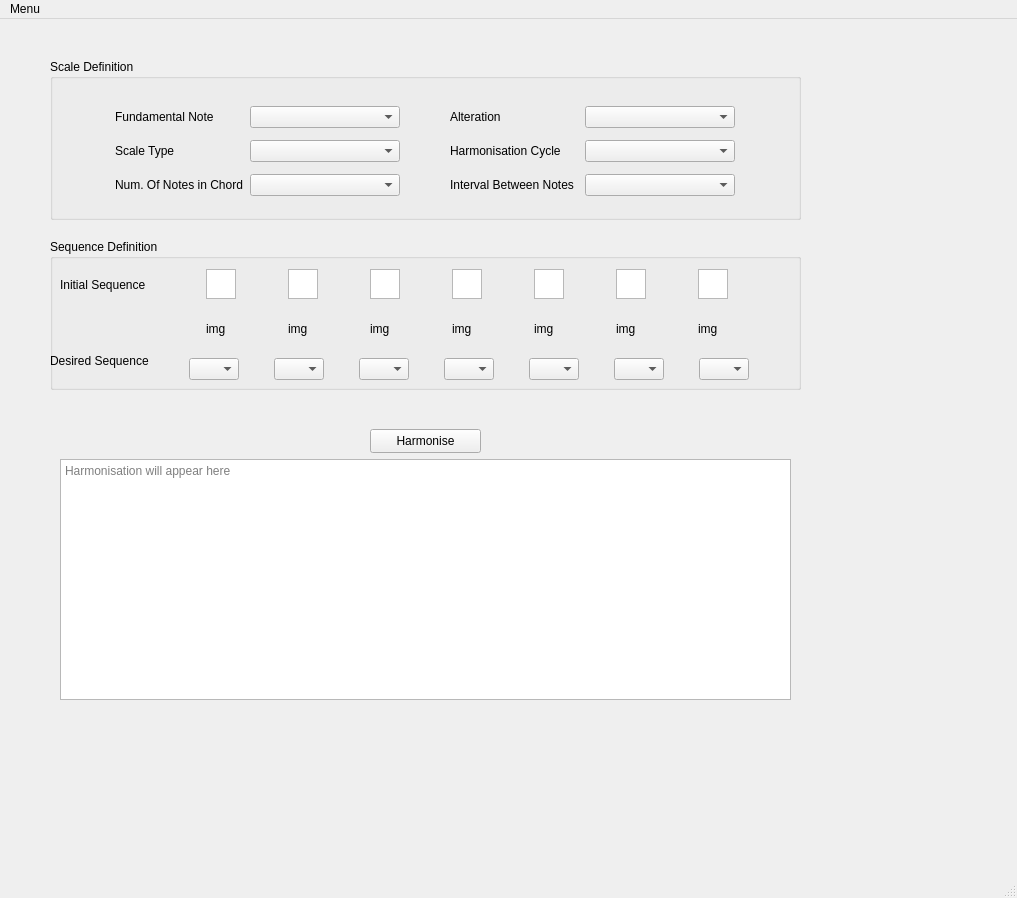
<?xml version="1.0" encoding="UTF-8"?>
<ui version="4.0">
 <class>MainWindow</class>
 <widget class="QMainWindow" name="MainWindow">
  <property name="geometry">
   <rect>
    <x>0</x>
    <y>0</y>
    <width>1017</width>
    <height>898</height>
   </rect>
  </property>
  <property name="windowTitle">
   <string>MainWindow</string>
  </property>
  <widget class="QWidget" name="centralwidget">
   <widget class="QPushButton" name="pushButton">
    <property name="geometry">
     <rect>
      <x>370</x>
      <y>410</y>
      <width>111</width>
      <height>24</height>
     </rect>
    </property>
    <property name="text">
     <string>Harmonise</string>
    </property>
   </widget>
   <widget class="QTextEdit" name="textEdit">
    <property name="geometry">
     <rect>
      <x>60</x>
      <y>440</y>
      <width>731</width>
      <height>241</height>
     </rect>
    </property>
    <property name="readOnly">
     <bool>true</bool>
    </property>
    <property name="placeholderText">
     <string>Harmonisation will appear here</string>
    </property>
   </widget>
   <widget class="QGroupBox" name="groupBox">
    <property name="geometry">
     <rect>
      <x>50</x>
      <y>40</y>
      <width>751</width>
      <height>161</height>
     </rect>
    </property>
    <property name="title">
     <string>Scale Definition</string>
    </property>
    <widget class="QWidget" name="layoutWidget">
     <property name="geometry">
      <rect>
       <x>20</x>
       <y>40</y>
       <width>711</width>
       <height>105</height>
      </rect>
     </property>
     <layout class="QHBoxLayout" name="horizontalLayout_7" stretch="0,0">
      <property name="spacing">
       <number>5</number>
      </property>
      <property name="leftMargin">
       <number>0</number>
      </property>
      <item>
       <layout class="QVBoxLayout" name="verticalLayout">
        <item>
         <layout class="QHBoxLayout" name="horizontalLayout">
          <item>
           <widget class="QLabel" name="label">
            <property name="sizePolicy">
             <sizepolicy hsizetype="Preferred" vsizetype="Preferred">
              <horstretch>0</horstretch>
              <verstretch>0</verstretch>
             </sizepolicy>
            </property>
            <property name="minimumSize">
             <size>
              <width>130</width>
              <height>0</height>
             </size>
            </property>
            <property name="maximumSize">
             <size>
              <width>130</width>
              <height>16777215</height>
             </size>
            </property>
            <property name="baseSize">
             <size>
              <width>0</width>
              <height>0</height>
             </size>
            </property>
            <property name="text">
             <string>Fundamental Note</string>
            </property>
           </widget>
          </item>
          <item>
           <widget class="QComboBox" name="comboBox_fundamental">
            <property name="minimumSize">
             <size>
              <width>150</width>
              <height>0</height>
             </size>
            </property>
            <property name="maximumSize">
             <size>
              <width>150</width>
              <height>16777215</height>
             </size>
            </property>
            <property name="placeholderText">
             <string>Fundamental Note</string>
            </property>
           </widget>
          </item>
         </layout>
        </item>
        <item>
         <layout class="QHBoxLayout" name="horizontalLayout_2">
          <item>
           <widget class="QLabel" name="label_2">
            <property name="sizePolicy">
             <sizepolicy hsizetype="Preferred" vsizetype="Preferred">
              <horstretch>0</horstretch>
              <verstretch>0</verstretch>
             </sizepolicy>
            </property>
            <property name="minimumSize">
             <size>
              <width>130</width>
              <height>0</height>
             </size>
            </property>
            <property name="maximumSize">
             <size>
              <width>130</width>
              <height>16777215</height>
             </size>
            </property>
            <property name="baseSize">
             <size>
              <width>0</width>
              <height>0</height>
             </size>
            </property>
            <property name="text">
             <string>Scale Type</string>
            </property>
           </widget>
          </item>
          <item>
           <widget class="QComboBox" name="comboBox_scaleType">
            <property name="minimumSize">
             <size>
              <width>150</width>
              <height>0</height>
             </size>
            </property>
            <property name="maximumSize">
             <size>
              <width>150</width>
              <height>16777215</height>
             </size>
            </property>
            <property name="placeholderText">
             <string>Scale Type</string>
            </property>
           </widget>
          </item>
         </layout>
        </item>
        <item>
         <layout class="QHBoxLayout" name="horizontalLayout_3">
          <item>
           <widget class="QLabel" name="label_3">
            <property name="sizePolicy">
             <sizepolicy hsizetype="Preferred" vsizetype="Preferred">
              <horstretch>0</horstretch>
              <verstretch>0</verstretch>
             </sizepolicy>
            </property>
            <property name="minimumSize">
             <size>
              <width>130</width>
              <height>0</height>
             </size>
            </property>
            <property name="maximumSize">
             <size>
              <width>130</width>
              <height>16777215</height>
             </size>
            </property>
            <property name="baseSize">
             <size>
              <width>0</width>
              <height>0</height>
             </size>
            </property>
            <property name="text">
             <string>Num. Of Notes in Chord</string>
            </property>
           </widget>
          </item>
          <item>
           <widget class="QComboBox" name="comboBox_numOfNotes">
            <property name="minimumSize">
             <size>
              <width>150</width>
              <height>0</height>
             </size>
            </property>
            <property name="maximumSize">
             <size>
              <width>150</width>
              <height>16777215</height>
             </size>
            </property>
            <property name="placeholderText">
             <string>Num. Of Notes in Chord</string>
            </property>
           </widget>
          </item>
         </layout>
        </item>
       </layout>
      </item>
      <item>
       <layout class="QVBoxLayout" name="verticalLayout_2">
        <item>
         <layout class="QHBoxLayout" name="horizontalLayout_4">
          <item>
           <widget class="QLabel" name="label_4">
            <property name="minimumSize">
             <size>
              <width>130</width>
              <height>0</height>
             </size>
            </property>
            <property name="maximumSize">
             <size>
              <width>130</width>
              <height>16777215</height>
             </size>
            </property>
            <property name="text">
             <string>Alteration</string>
            </property>
           </widget>
          </item>
          <item>
           <widget class="QComboBox" name="comboBox_alteration">
            <property name="minimumSize">
             <size>
              <width>150</width>
              <height>0</height>
             </size>
            </property>
            <property name="maximumSize">
             <size>
              <width>150</width>
              <height>16777215</height>
             </size>
            </property>
            <property name="placeholderText">
             <string>Alteration</string>
            </property>
           </widget>
          </item>
         </layout>
        </item>
        <item>
         <layout class="QHBoxLayout" name="horizontalLayout_5">
          <item>
           <widget class="QLabel" name="label_5">
            <property name="minimumSize">
             <size>
              <width>130</width>
              <height>0</height>
             </size>
            </property>
            <property name="maximumSize">
             <size>
              <width>130</width>
              <height>16777215</height>
             </size>
            </property>
            <property name="text">
             <string>Harmonisation Cycle</string>
            </property>
           </widget>
          </item>
          <item>
           <widget class="QComboBox" name="comboBox_cycle">
            <property name="minimumSize">
             <size>
              <width>150</width>
              <height>0</height>
             </size>
            </property>
            <property name="maximumSize">
             <size>
              <width>150</width>
              <height>16777215</height>
             </size>
            </property>
            <property name="placeholderText">
             <string>Harmonisation Cycle</string>
            </property>
           </widget>
          </item>
         </layout>
        </item>
        <item>
         <layout class="QHBoxLayout" name="horizontalLayout_6">
          <item>
           <widget class="QLabel" name="label_6">
            <property name="minimumSize">
             <size>
              <width>130</width>
              <height>0</height>
             </size>
            </property>
            <property name="maximumSize">
             <size>
              <width>130</width>
              <height>16777215</height>
             </size>
            </property>
            <property name="text">
             <string>Interval Between Notes</string>
            </property>
           </widget>
          </item>
          <item>
           <widget class="QComboBox" name="comboBox_interval">
            <property name="minimumSize">
             <size>
              <width>150</width>
              <height>0</height>
             </size>
            </property>
            <property name="maximumSize">
             <size>
              <width>150</width>
              <height>16777215</height>
             </size>
            </property>
            <property name="placeholderText">
             <string>Interval Between Notes</string>
            </property>
           </widget>
          </item>
         </layout>
        </item>
       </layout>
      </item>
     </layout>
    </widget>
   </widget>
   <widget class="QGroupBox" name="groupBox_2">
    <property name="geometry">
     <rect>
      <x>50</x>
      <y>220</y>
      <width>751</width>
      <height>151</height>
     </rect>
    </property>
    <property name="title">
     <string>Sequence Definition</string>
    </property>
    <widget class="QLabel" name="label_initialSeq">
     <property name="geometry">
      <rect>
       <x>10</x>
       <y>20</y>
       <width>100</width>
       <height>51</height>
      </rect>
     </property>
     <property name="minimumSize">
      <size>
       <width>100</width>
       <height>0</height>
      </size>
     </property>
     <property name="maximumSize">
      <size>
       <width>100</width>
       <height>16777215</height>
      </size>
     </property>
     <property name="text">
      <string>Initial Sequence</string>
     </property>
    </widget>
    <widget class="QLabel" name="label_desiredSeq">
     <property name="geometry">
      <rect>
       <x>0</x>
       <y>110</y>
       <width>100</width>
       <height>24</height>
      </rect>
     </property>
     <property name="minimumSize">
      <size>
       <width>100</width>
       <height>0</height>
      </size>
     </property>
     <property name="maximumSize">
      <size>
       <width>100</width>
       <height>16777215</height>
      </size>
     </property>
     <property name="text">
      <string>Desired Sequence</string>
     </property>
    </widget>
    <widget class="QWidget" name="layoutWidget">
     <property name="geometry">
      <rect>
       <x>110</x>
       <y>30</y>
       <width>621</width>
       <height>111</height>
      </rect>
     </property>
     <layout class="QVBoxLayout" name="verticalLayout_3">
      <item>
       <layout class="QHBoxLayout" name="horizontalLayout_8">
        <item>
         <widget class="QTextEdit" name="textEdit_initialSeq_1">
          <property name="minimumSize">
           <size>
            <width>30</width>
            <height>30</height>
           </size>
          </property>
          <property name="maximumSize">
           <size>
            <width>30</width>
            <height>30</height>
           </size>
          </property>
          <property name="tabChangesFocus">
           <bool>true</bool>
          </property>
          <property name="readOnly">
           <bool>true</bool>
          </property>
         </widget>
        </item>
        <item>
         <widget class="QTextEdit" name="textEdit_initialSeq_2">
          <property name="minimumSize">
           <size>
            <width>30</width>
            <height>30</height>
           </size>
          </property>
          <property name="maximumSize">
           <size>
            <width>30</width>
            <height>30</height>
           </size>
          </property>
          <property name="tabChangesFocus">
           <bool>true</bool>
          </property>
          <property name="readOnly">
           <bool>true</bool>
          </property>
         </widget>
        </item>
        <item>
         <widget class="QTextEdit" name="textEdit_initialSeq_3">
          <property name="minimumSize">
           <size>
            <width>30</width>
            <height>30</height>
           </size>
          </property>
          <property name="maximumSize">
           <size>
            <width>30</width>
            <height>30</height>
           </size>
          </property>
          <property name="tabChangesFocus">
           <bool>true</bool>
          </property>
          <property name="readOnly">
           <bool>true</bool>
          </property>
         </widget>
        </item>
        <item>
         <widget class="QTextEdit" name="textEdit_initialSeq_4">
          <property name="minimumSize">
           <size>
            <width>30</width>
            <height>30</height>
           </size>
          </property>
          <property name="maximumSize">
           <size>
            <width>30</width>
            <height>30</height>
           </size>
          </property>
          <property name="tabChangesFocus">
           <bool>true</bool>
          </property>
          <property name="readOnly">
           <bool>true</bool>
          </property>
         </widget>
        </item>
        <item>
         <widget class="QTextEdit" name="textEdit_initialSeq_5">
          <property name="minimumSize">
           <size>
            <width>30</width>
            <height>30</height>
           </size>
          </property>
          <property name="maximumSize">
           <size>
            <width>30</width>
            <height>30</height>
           </size>
          </property>
          <property name="tabChangesFocus">
           <bool>true</bool>
          </property>
          <property name="readOnly">
           <bool>true</bool>
          </property>
         </widget>
        </item>
        <item>
         <widget class="QTextEdit" name="textEdit_initialSeq_6">
          <property name="minimumSize">
           <size>
            <width>30</width>
            <height>30</height>
           </size>
          </property>
          <property name="maximumSize">
           <size>
            <width>30</width>
            <height>30</height>
           </size>
          </property>
          <property name="tabChangesFocus">
           <bool>true</bool>
          </property>
          <property name="readOnly">
           <bool>true</bool>
          </property>
         </widget>
        </item>
        <item>
         <widget class="QTextEdit" name="textEdit_initialSeq_7">
          <property name="minimumSize">
           <size>
            <width>30</width>
            <height>30</height>
           </size>
          </property>
          <property name="maximumSize">
           <size>
            <width>30</width>
            <height>30</height>
           </size>
          </property>
          <property name="tabChangesFocus">
           <bool>true</bool>
          </property>
          <property name="readOnly">
           <bool>true</bool>
          </property>
         </widget>
        </item>
       </layout>
      </item>
      <item>
       <layout class="QHBoxLayout" name="horizontalLayout_10">
        <item>
         <widget class="QLabel" name="img_1">
          <property name="minimumSize">
           <size>
            <width>30</width>
            <height>0</height>
           </size>
          </property>
          <property name="maximumSize">
           <size>
            <width>30</width>
            <height>16777215</height>
           </size>
          </property>
          <property name="text">
           <string>img</string>
          </property>
         </widget>
        </item>
        <item>
         <widget class="QLabel" name="img_2">
          <property name="minimumSize">
           <size>
            <width>30</width>
            <height>0</height>
           </size>
          </property>
          <property name="maximumSize">
           <size>
            <width>30</width>
            <height>16777215</height>
           </size>
          </property>
          <property name="text">
           <string>img</string>
          </property>
         </widget>
        </item>
        <item>
         <widget class="QLabel" name="img_3">
          <property name="minimumSize">
           <size>
            <width>30</width>
            <height>0</height>
           </size>
          </property>
          <property name="maximumSize">
           <size>
            <width>30</width>
            <height>16777215</height>
           </size>
          </property>
          <property name="text">
           <string>img</string>
          </property>
         </widget>
        </item>
        <item>
         <widget class="QLabel" name="img_4">
          <property name="minimumSize">
           <size>
            <width>30</width>
            <height>0</height>
           </size>
          </property>
          <property name="maximumSize">
           <size>
            <width>30</width>
            <height>16777215</height>
           </size>
          </property>
          <property name="text">
           <string>img</string>
          </property>
         </widget>
        </item>
        <item>
         <widget class="QLabel" name="img_5">
          <property name="minimumSize">
           <size>
            <width>30</width>
            <height>0</height>
           </size>
          </property>
          <property name="maximumSize">
           <size>
            <width>30</width>
            <height>16777215</height>
           </size>
          </property>
          <property name="text">
           <string>img</string>
          </property>
         </widget>
        </item>
        <item>
         <widget class="QLabel" name="img_6">
          <property name="minimumSize">
           <size>
            <width>30</width>
            <height>0</height>
           </size>
          </property>
          <property name="maximumSize">
           <size>
            <width>30</width>
            <height>16777215</height>
           </size>
          </property>
          <property name="text">
           <string>img</string>
          </property>
         </widget>
        </item>
        <item>
         <widget class="QLabel" name="img_7">
          <property name="minimumSize">
           <size>
            <width>30</width>
            <height>0</height>
           </size>
          </property>
          <property name="maximumSize">
           <size>
            <width>30</width>
            <height>16777215</height>
           </size>
          </property>
          <property name="text">
           <string>img</string>
          </property>
         </widget>
        </item>
       </layout>
      </item>
      <item>
       <layout class="QHBoxLayout" name="horizontalLayout_9">
        <item>
         <widget class="QComboBox" name="comboBoxDesired_1">
          <property name="minimumSize">
           <size>
            <width>50</width>
            <height>0</height>
           </size>
          </property>
          <property name="maximumSize">
           <size>
            <width>50</width>
            <height>16777215</height>
           </size>
          </property>
         </widget>
        </item>
        <item>
         <widget class="QComboBox" name="comboBoxDesired_2">
          <property name="minimumSize">
           <size>
            <width>50</width>
            <height>0</height>
           </size>
          </property>
          <property name="maximumSize">
           <size>
            <width>50</width>
            <height>16777215</height>
           </size>
          </property>
         </widget>
        </item>
        <item>
         <widget class="QComboBox" name="comboBoxDesired_3">
          <property name="minimumSize">
           <size>
            <width>50</width>
            <height>0</height>
           </size>
          </property>
          <property name="maximumSize">
           <size>
            <width>50</width>
            <height>16777215</height>
           </size>
          </property>
         </widget>
        </item>
        <item>
         <widget class="QComboBox" name="comboBoxDesired_4">
          <property name="minimumSize">
           <size>
            <width>50</width>
            <height>0</height>
           </size>
          </property>
          <property name="maximumSize">
           <size>
            <width>50</width>
            <height>16777215</height>
           </size>
          </property>
         </widget>
        </item>
        <item>
         <widget class="QComboBox" name="comboBoxDesired_5">
          <property name="minimumSize">
           <size>
            <width>50</width>
            <height>0</height>
           </size>
          </property>
          <property name="maximumSize">
           <size>
            <width>50</width>
            <height>16777215</height>
           </size>
          </property>
         </widget>
        </item>
        <item>
         <widget class="QComboBox" name="comboBoxDesired_6">
          <property name="minimumSize">
           <size>
            <width>50</width>
            <height>0</height>
           </size>
          </property>
          <property name="maximumSize">
           <size>
            <width>50</width>
            <height>16777215</height>
           </size>
          </property>
         </widget>
        </item>
        <item>
         <widget class="QComboBox" name="comboBoxDesired_7">
          <property name="minimumSize">
           <size>
            <width>50</width>
            <height>0</height>
           </size>
          </property>
          <property name="maximumSize">
           <size>
            <width>50</width>
            <height>16777215</height>
           </size>
          </property>
         </widget>
        </item>
       </layout>
      </item>
     </layout>
    </widget>
   </widget>
  </widget>
  <widget class="QMenuBar" name="menubar">
   <property name="geometry">
    <rect>
     <x>0</x>
     <y>0</y>
     <width>1017</width>
     <height>21</height>
    </rect>
   </property>
   <widget class="QMenu" name="menuMick_Goodrick_s_Almanac">
    <property name="title">
     <string>Menu</string>
    </property>
    <addaction name="actionQuit"/>
   </widget>
   <addaction name="menuMick_Goodrick_s_Almanac"/>
  </widget>
  <widget class="QStatusBar" name="statusbar"/>
  <action name="actionQuit">
   <property name="text">
    <string>Quit</string>
   </property>
  </action>
 </widget>
 <resources/>
 <connections>
  <connection>
   <sender>actionQuit</sender>
   <signal>triggered()</signal>
   <receiver>MainWindow</receiver>
   <slot>close()</slot>
   <hints>
    <hint type="sourcelabel">
     <x>-1</x>
     <y>-1</y>
    </hint>
    <hint type="destinationlabel">
     <x>423</x>
     <y>339</y>
    </hint>
   </hints>
  </connection>
 </connections>
</ui>
